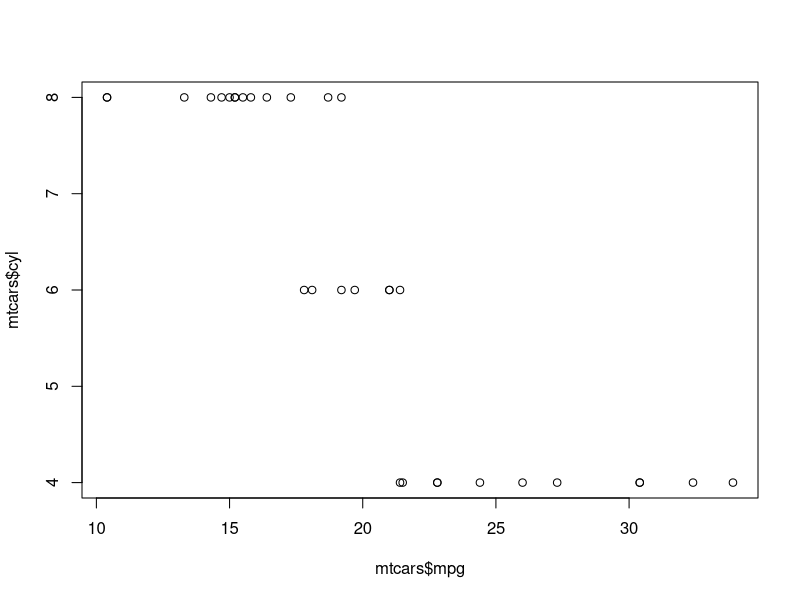
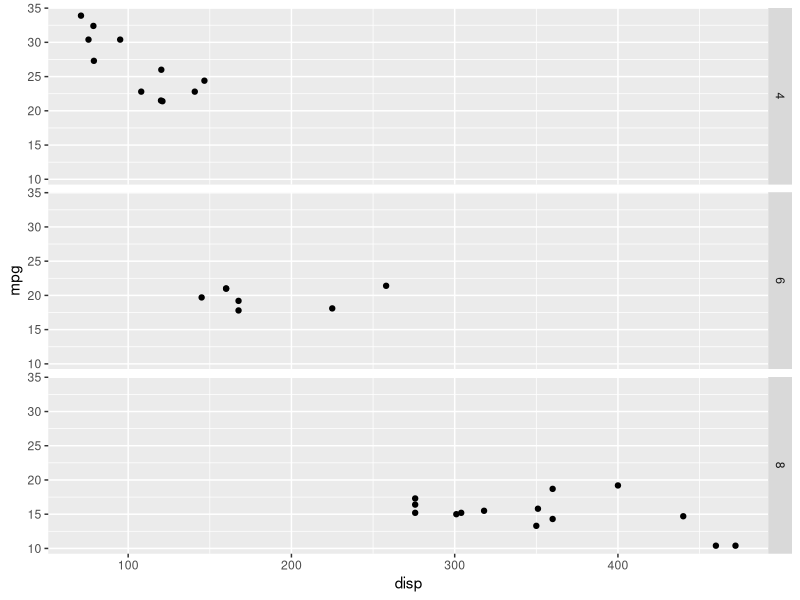
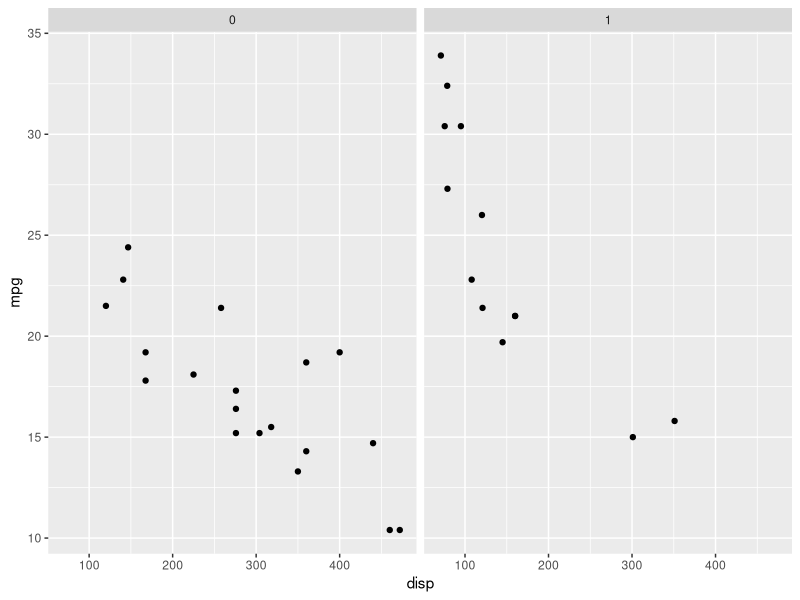
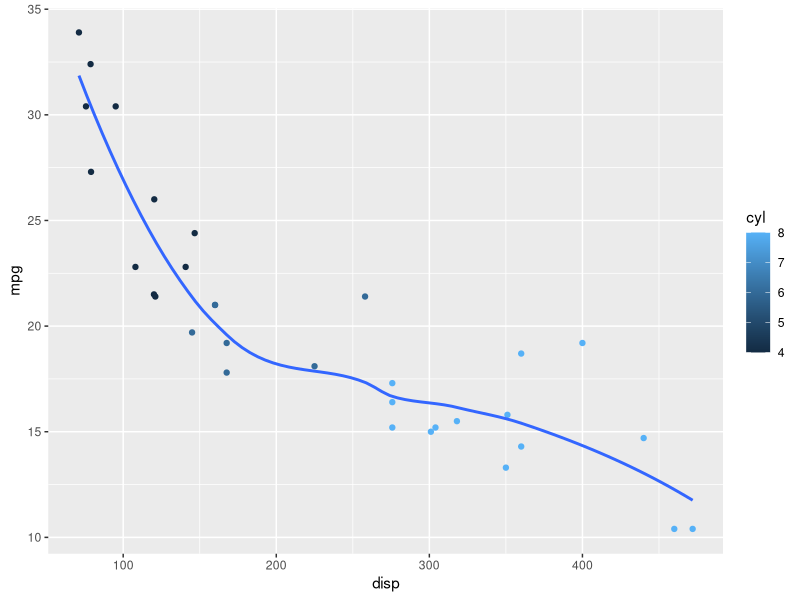
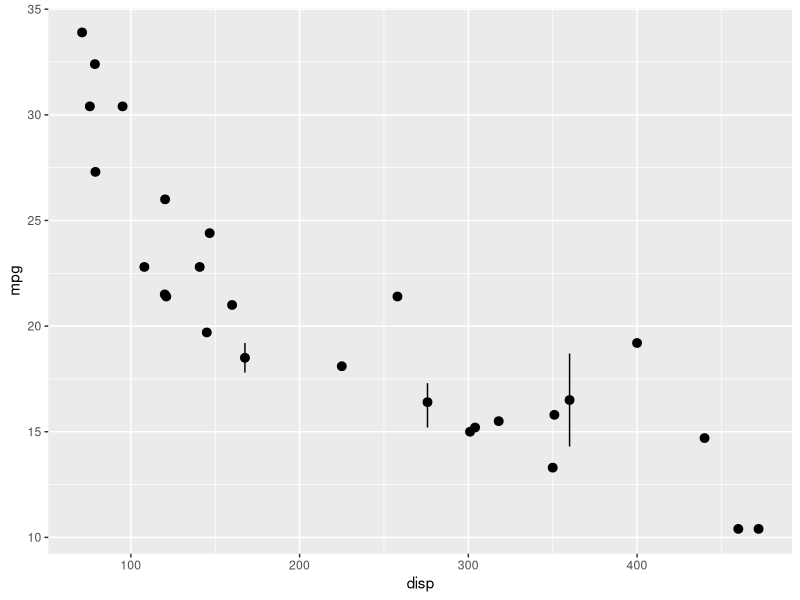

Source code (R) for these figures, in order: (Note: this script raises an error after producing the figures.)
# install.packages("tidyverse")
library('ggplot2')


# 1. The gears variable:
# ANS: Number of forward gears
mtcars$gear


# 2. mpg vs. cycle scatter plot:
plot(mtcars$mpg, mtcars$cyl)


# 3. cat/continuous vars? ...
# Generally we can see the summary of the data using:
summary(mtcars)
# we can also see a specified number of first rows using:
head(mtcars)
# These are the columns in the data set:
colnames(mtcars)
# cyl, vs, am, gear, carb are categorical and the rest are continuous


# 4. What do the following codes do:
ggplot(data = mtcars) +
geom_point(mapping = aes(x = disp, y = mpg)) +
facet_grid(cyl~.)
# facet_grid() facets the plot on the combination of 2 vars. Here the plot has
# disp on x axis and mpg on y. The . means we didn't want to facet on the
# columns and only number of cylinders on the rows

ggplot(data = mtcars) +
geom_point(mapping = aes(x = disp, y = mpg)) +
facet_grid(. ~ am)
# Same as above for x and y axis but here we facetet on the columns based 
# on wether it was manual or automatic transmission


# 5. ?facet_wrap ...
# "facet_wrap" wraps a 1d sequence of panels into 2d. This is generally a
# better use of screen space than facet_grid() because most displays are
# roughly rectangular.

# "nrow, ncol": Number of rows and columns.

# other options: scales, shrink, as.table, switch, dir, strip.position

# Because there nrows and ncols are based on the categorical variable that
# we have chosen for the facet_grid() formula and is not based on what we
# decide to happen.


# 6. My prediction of the following code:
# It should make a scatter plot with mpg on y axis and disp on x axis
# The color of points are chosen based on cyl
# it also adds a smoothed conditional mean, by setting se as False, we
# tell it not to display confidence interval around smooth line
ggplot(data = mtcars, mapping = aes(x = disp, y = mpg, color = cyl)) +
geom_point() +
geom_smooth(se = FALSE)


# 7. default geom associated with stat_summary()?
# geom_pointrange

# Rewrite code below:
ggplot(data = mtcars) +
  stat_summary(
    mapping = aes(x = disp, y = mpg),
    fun.ymin = min,
    fun.ymax = max,
    fun.y = median
  )
# After rewriting:
ggplot(data=mtcars) +
geom_pointrange(aes(x=disp, y=mpg, ymin=min, ymax=max))


# 8. For the following code, compare geom_jitter() with geom_count()
ggplot(data = mpg, mapping = aes(x = cty, y = hwy)) +
geom_point()
# geom_count: This is a variant geom_point() that counts the number of
# observations at each location, then maps the count to point area. It
# useful when you have discrete data and overplotting.
# geom_jitter: The jitter geom is a convenient shortcut for
# geom_point(position = "jitter"). It adds a small amount of random
# variation to the location of each point, and is a useful way of
# handling overplotting caused by discreteness in smaller datasets.


# 9. relationship between cty and hwy in mpg?
ggplot(data = mpg, mapping = aes(x = cty, y = hwy)) +
  geom_point() +
  geom_abline() +
  coord_fixed()
# It tells us that they are linearly related. Cars w/ Higher Highway fuel
# economy have higher city fuel economy too.

# Why is coord_fixed() important?
# A fixed scale coordinate system forces a specified ratio between the
# physical representation of data units on the axes. The ratio represents
# the number of units on the y-axis equivalent to one unit on the x-axis.
# The default, ratio = 1, ensures that one unit on the x-axis is the same
# length as one unit on the y-axis. Ratios higher than one make units on
# the y axis longer than units on the x-axis, and vice versa.

# What does geom_abline() do?
# These geoms add reference lines (sometimes called rules) to a plot,
# either horizontal, vertical, or diagonal (specified by slope and
# intercept). These are useful for annotating plots.
